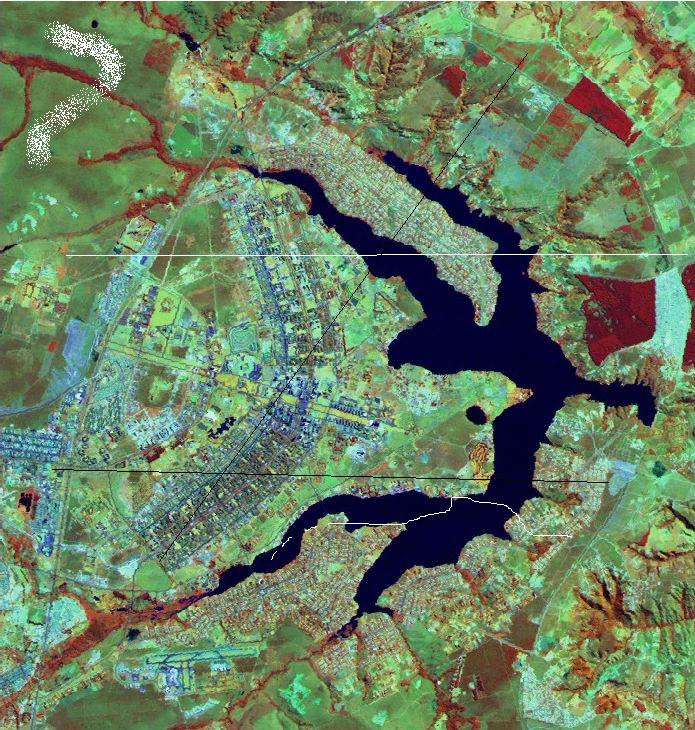
#> input picture Python/PDI/image.jpg, 695 x 730 px
$ python passa_baixa_mediana.py
#> lines starting #> are read from the running program, lines starting #| are printed output that depends on the picture
#> the answer given: image.jpg
from PIL import Image, ImageFilter
from tkinter import filedialog, Tk
from matplotlib import pyplot as plt


def apply_mode_filter(image_path):
    # Carregar a imagem do caminho fornecido
#> called with image_path = 'image.jpg'
    image = Image.open(image_path)
#> image is the input picture: PIL image 695x730 RGB; mean R, G, B 106.5, 129, 98.5

    mode_filtered_image = image.filter(ImageFilter.MedianFilter)

    for _ in range(0, 1):

        mode_filtered_image = mode_filtered_image.filter(
            ImageFilter.ModeFilter)
#> this loop made 1 pass
#> pass 1, in apply_mode_filter, `mode_filtered_image = mode_filtered_image.filter( ImageFilter.ModeFilt..`:
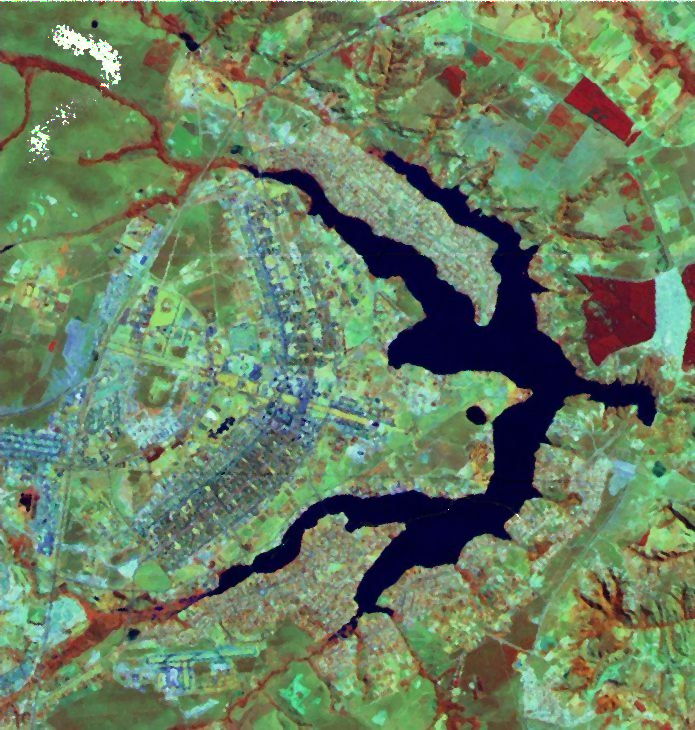
#> mode_filtered_image: PIL image 695x730 RGB; mean R, G, B 106.1, 128.7, 98.1

    # Exibir a imagem original e a imagem filtrada lado a lado
    plt.figure(figsize=(10, 5))
    plt.subplot(1, 2, 1)
    plt.imshow(image)
    plt.title("Imagem Original")
    plt.axis("off")

    plt.subplot(1, 2, 2)
    plt.imshow(mode_filtered_image)
    plt.title("Imagem Filtrada (Filtro de Mediana)")
    plt.axis("off")

    plt.show()
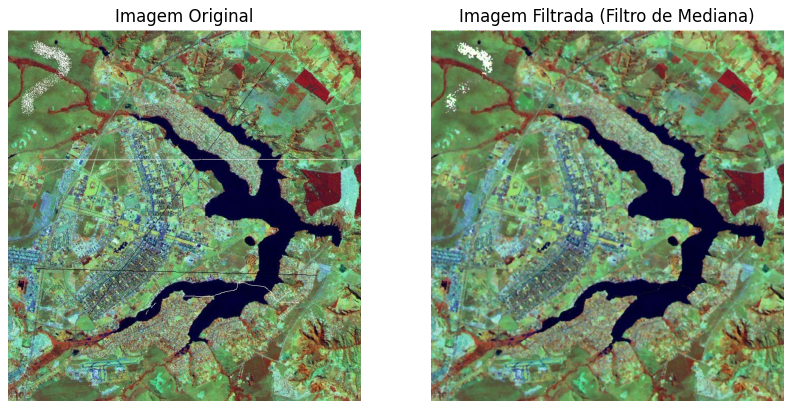
#> figure drawn by matplotlib, 2 panels


def main():
    # Inicializar a interface Tkinter
    root = Tk()
    root.withdraw()  # Esconder a janela principal

    # Solicitar ao usuário para escolher uma imagem
    image_path = filedialog.askopenfilename(title="Escolha uma imagem",
                                            filetypes=[("Imagens", "*.png;*.jpg;*.jpeg;*.bmp")])

    if image_path:
        # Aplicar o filtro de moda à imagem escolhida
        apply_mode_filter(image_path)
    else:
        print("Nenhuma imagem foi selecionada.")


if __name__ == "__main__":
    main()

$ run again, on Python/PDI/esquilo.jpg
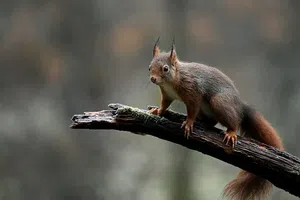
#> input picture Python/PDI/esquilo.jpg, 300 x 200 px
#> in apply_mode_filter, image is the input picture: PIL image 300x200 RGB; mean R, G, B 90.7, 88.3, 80.4
#> in apply_mode_filter, `mode_filtered_image = image.filter(ImageFilter.MedianFilter)`:
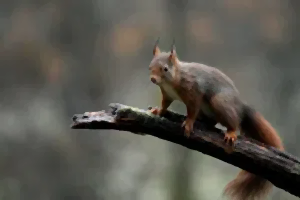
#> mode_filtered_image: PIL image 300x200 RGB; mean R, G, B 90.4, 88.1, 80.1
#> in apply_mode_filter, `plt.show()`:
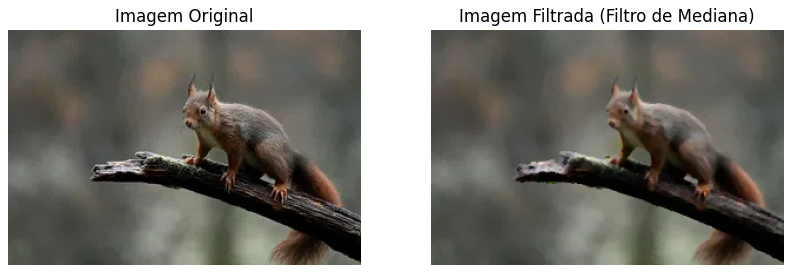
#> figure drawn by matplotlib, 2 panels

$ run again, on Python/PDI/montanha.jpg
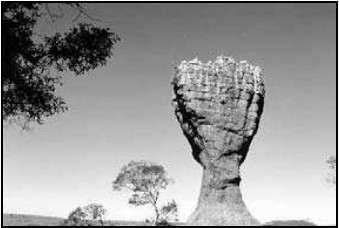
#> input picture Python/PDI/montanha.jpg, 339 x 228 px
#> in apply_mode_filter, image is the input picture: PIL image 339x228 RGB; min 0, max 255, mean 152.4
#> in apply_mode_filter, `mode_filtered_image = image.filter(ImageFilter.MedianFilter)`:
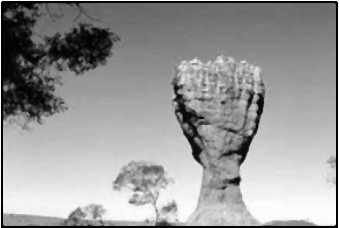
#> mode_filtered_image: PIL image 339x228 RGB; min 0, max 255, mean 152.4
#> in apply_mode_filter, `plt.show()`:
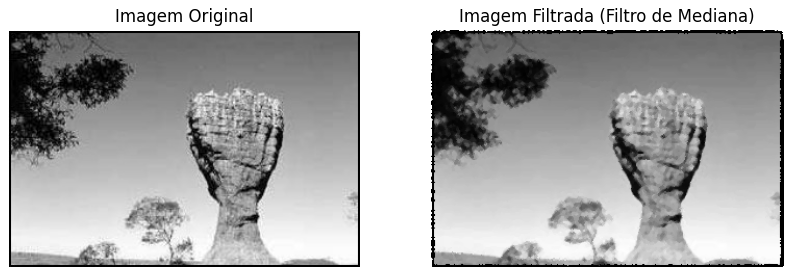
#> figure drawn by matplotlib, 2 panels
